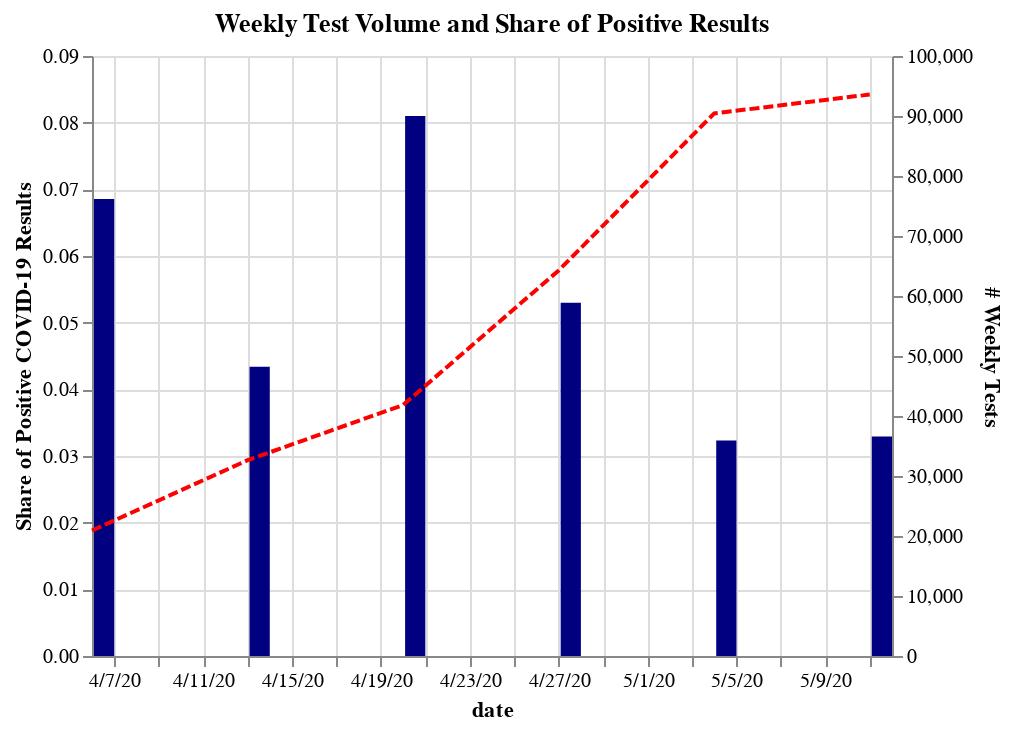

The code cell stored with this chart in its notebook:
### Code cell
bar = (
        alt.Chart(df)
        .mark_bar(color="navy", )
        .encode(
            x=alt.X(
                "yearmonthdate(start_of_week)",
                title="date",
                axis=alt.Axis(format="%-m/%-d/%y"),
            ),
            y=alt.Y(
                "pct_positive", 
                title="Share of Positive COVID-19 Results",
            ),
        )
    )

line = (
    alt.Chart(df)
    .mark_line(color="red", strokeDash=[5, 2])
    .encode(
        x=alt.X("yearmonthdate(start_of_week)"),
        y=alt.Y("weekly_tests", title="# Weekly Tests")
    )
)



positive_tests = (
    alt.concat(
        alt.layer(bar, line, title="Weekly Test Volume and Share of Positive Results")
            .resolve_scale(y='independent',x='shared')
        )
)

positive_tests

### Figure 1 — Vega-Lite specification as saved in the notebook (floating-point values rounded to 4 significant figures)
{"config": {"view": {"continuousWidth": 400, "continuousHeight": 300}}, "concat": [{"layer": [{"mark": {"type": "bar", "color": "navy"}, "encoding": {"x": {"type": "temporal", "axis": {"format": "%-m/%-d/%y"}, "field": "start_of_week", "timeUnit": "yearmonthdate", "title": "date"}, "y": {"type": "quantitative", "field": "pct_positive", "title": "Share of Positive COVID-19 Results"}}}, {"mark": {"type": "line", "color": "red", "strokeDash": [5, 2]}, "encoding": {"x": {"type": "temporal", "field": "start_of_week", "timeUnit": "yearmonthdate"}, "y": {"type": "quantitative", "field": "weekly_tests", "title": "# Weekly Tests"}}}], "resolve": {"scale": {"x": "shared", "y": "independent"}}, "title": "Weekly Test Volume and Share of Positive Results"}], "data": {"name": "data-9ab2c931c94b5d42bbc03bacaf89d6d0"}, "$schema": "https://vega.github.io/schema/vega-lite/v4.0.2.json", "datasets": {"data-9ab2c931c94b5d42bbc03bacaf89d6d0": [{"week": 15, "start_of_week": "2020-04-06T00:00:00", "weekly_cases": 1433, "weekly_tests": 20909, "pct_positive": 0.06854}, {"week": 16, "start_of_week": "2020-04-13T00:00:00", "weekly_cases": 1416, "weekly_tests": 32632, "pct_positive": 0.04339}, {"week": 17, "start_of_week": "2020-04-20T00:00:00", "weekly_cases": 3388, "weekly_tests": 41834, "pct_positive": 0.08099}, {"week": 18, "start_of_week": "2020-04-27T00:00:00", "weekly_cases": 3404, "weekly_tests": 64263, "pct_positive": 0.05297}, {"week": 19, "start_of_week": "2020-05-04T00:00:00", "weekly_cases": 2923, "weekly_tests": 90432, "pct_positive": 0.03232}, {"week": 20, "start_of_week": "2020-05-11T00:00:00", "weekly_cases": 3081, "weekly_tests": 93582, "pct_positive": 0.03292}]}}
